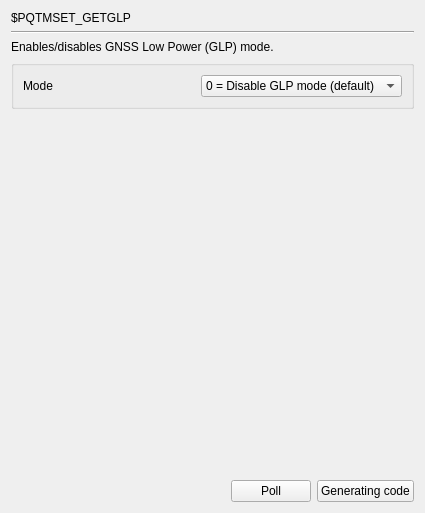
     <widget class="QWidget" name="page_PQTMSET_GETGLP">
      <layout class="QGridLayout" name="gridLayout_27">
       <item row="0" column="0">
        <widget class="QLabel" name="label_494">
         <property name="text">
          <string>$PQTMSET_GETGLP</string>
         </property>
        </widget>
       </item>
       <item row="1" column="0" colspan="3">
        <widget class="Line" name="line_125">
         <property name="orientation">
          <enum>Qt::Horizontal</enum>
         </property>
        </widget>
       </item>
       <item row="2" column="0" colspan="2">
        <widget class="QLabel" name="label_495">
         <property name="text">
          <string>Enables/disables GNSS Low Power (GLP) mode.</string>
         </property>
        </widget>
       </item>
       <item row="3" column="0" colspan="3">
        <widget class="QGroupBox" name="groupBox_2">
         <property name="title">
          <string/>
         </property>
         <layout class="QGridLayout" name="gridLayout_26">
          <item row="0" column="0">
           <widget class="QLabel" name="label_23">
            <property name="text">
             <string>Mode</string>
            </property>
           </widget>
          </item>
          <item row="0" column="1">
           <widget class="QComboBox" name="comboBox_PQTMSET_GETGLP">
            <item>
             <property name="text">
              <string>0 = Disable GLP mode (default)</string>
             </property>
            </item>
            <item>
             <property name="text">
              <string>1 = Enable GLP mode</string>
             </property>
            </item>
           </widget>
          </item>
         </layout>
        </widget>
       </item>
       <item row="4" column="2">
        <spacer name="verticalSpacer_125">
         <property name="orientation">
          <enum>Qt::Vertical</enum>
         </property>
         <property name="sizeHint" stdset="0">
          <size>
           <width>20</width>
           <height>365</height>
          </size>
         </property>
        </spacer>
       </item>
       <item row="5" column="0">
        <spacer name="horizontalSpacer_125">
         <property name="orientation">
          <enum>Qt::Horizontal</enum>
         </property>
         <property name="sizeHint" stdset="0">
          <size>
           <width>214</width>
           <height>20</height>
          </size>
         </property>
        </spacer>
       </item>
       <item row="5" column="1">
        <widget class="QPushButton" name="poll_PQTMSET_GETGLP">
         <property name="text">
          <string>Poll</string>
         </property>
        </widget>
       </item>
       <item row="5" column="2">
        <widget class="QPushButton" name="GC_PQTMSET_GETGLP">
         <property name="text">
          <string>Generating code</string>
         </property>
        </widget>
       </item>
      </layout>
     </widget>
